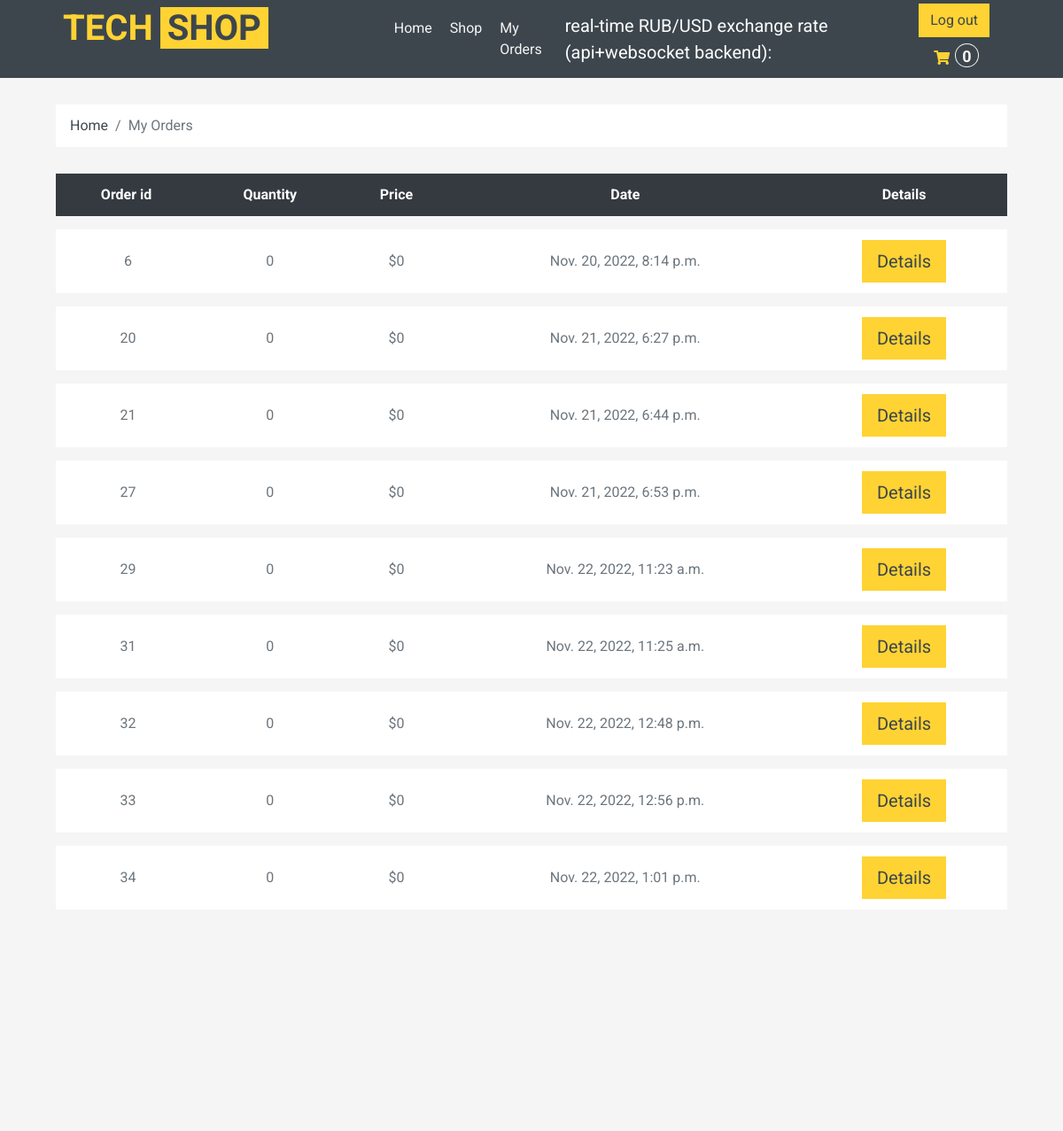
The app's page /my_orders (signed in, upper part), older data.
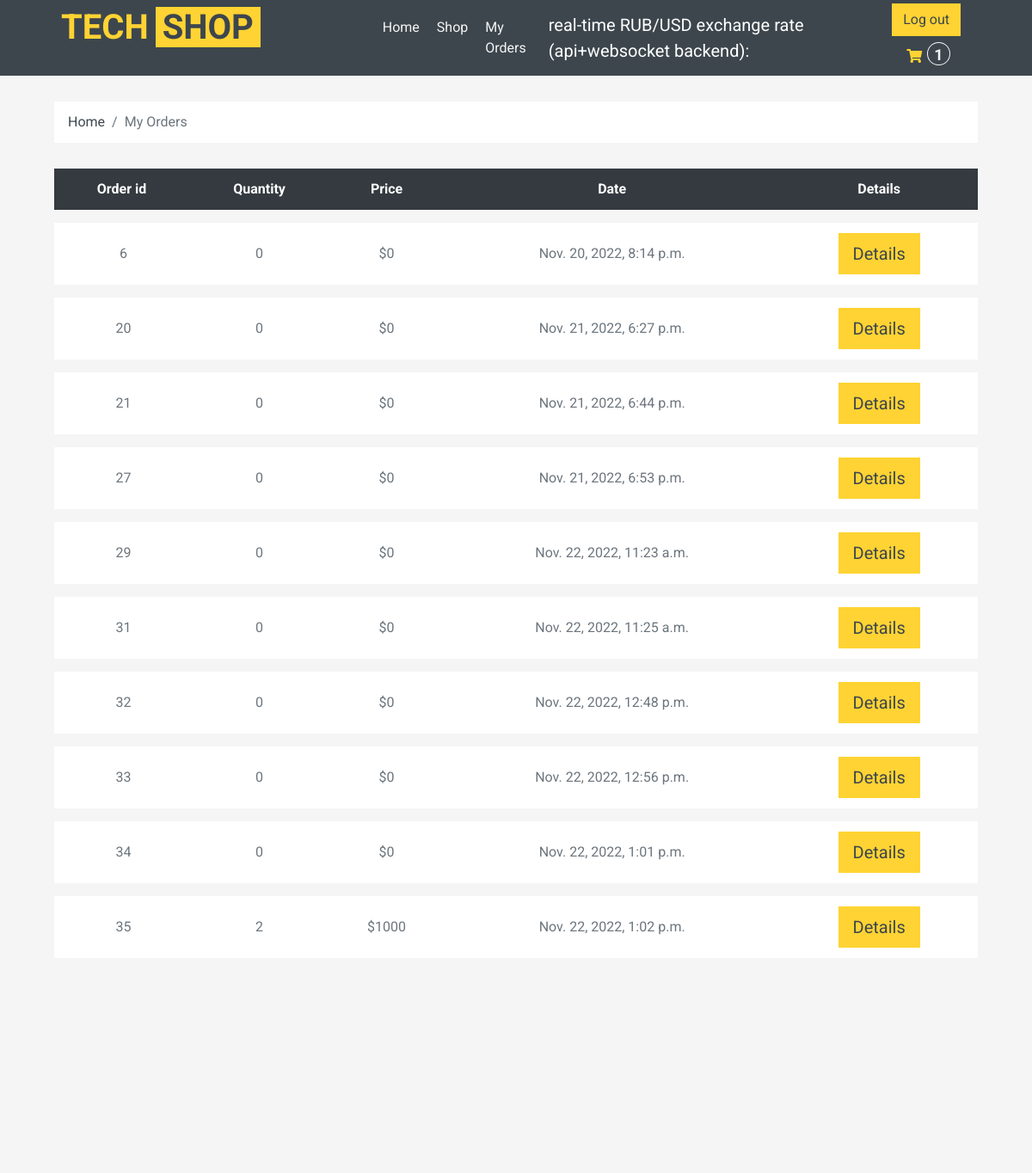
The same page, newer data.
### shop/models.py (models this page shows, shortened)
class Order(models.Model):
    STATUS = (
    ("Pending", "Pending"),
    ("Ready", "Ready"),
    ("Delivered", "Delivered"),
    ("Cart", "Cart"),
    )
    date_created = models.DateTimeField(null = True)
    products = models.ManyToManyField("Product")
    customer = models.ForeignKey(User, blank = True, null = True, on_delete = models.SET_NULL)
    status = models.CharField(choices = STATUS, default = "Pending", max_length = 255)
    date_added = models.DateTimeField(auto_now_add = True, null = True)
    @property
    def order_total_price(self):
        return sum([item.total_item_price for item in self.orderitem_set.all()])
    @property
    def order_total_quantity(self):
        return sum([item.quantity for item in self.orderitem_set.all()])

class OrderItem(models.Model):
    order = models.ForeignKey("Order", on_delete = models.CASCADE)
    product = models.ForeignKey("Product", null = True, blank = True, on_delete = models.CASCADE )
    quantity = models.IntegerField(null = True, blank = True, default = 0)
    date_added = models.DateTimeField(auto_now = True, null = True, blank = True)
    @property
    def total_item_price(self):
        return self.product.price * self.quantity

class Product(models.Model):
    CATEGORY = (
    ("Tech", "Tech"),
    ("New", "New"),
    ("Popular", "Popular"),
    )
    default_description = """
    Eos no lorem eirmod diam diam, eos elitr et gubergren diam sea. Consetetur vero aliquyam invidunt duo dolores et duo sit. Vero diam ea vero et dolore rebum, dolor rebum eirmod consetetur invidunt sed sed et, lorem duo et eos elitr, sadipscing kasd ipsum rebum diam. Dolore diam stet rebum sed tempor kasd eirmod. Takimata kasd ipsum accusam sadipscing, eos dolores sit no ut diam consetetur duo justo est, sit sanctus diam tempor aliquyam eirmod nonumy rebum dolor accusam, ipsum kasd eos consetetur at sit rebum, diam kasd invidunt tempor lorem, ipsum lorem elitr sanctus eirmod takimata dolor ea invidunt.

    Dolore magna est eirmod sanctus dolor, amet diam et eirmod et ipsum. Amet dolore tempor consetetur sed lorem dolor sit lorem tempor. Gubergren amet amet labore sadipscing clita clita diam clita. Sea amet et sed ipsum lorem elitr et, amet et labore voluptua sit rebum. Ea erat sed et diam takimata sed justo. Magna takimata justo et amet magna et.
    """
    name = models.CharField(verbose_name = "название продукта" , max_length = 100)
    price = models.IntegerField(null = True, blank = True)
    description = models.TextField(default = default_description, blank = True)
    rating = models.IntegerField(null = True, blank = True)
    pic = models.ImageField(upload_to = "shop/%Y/%m", null = True, blank = True, default = "default_picture.png")
    added_at = models.DateTimeField(verbose_name = "Data of appearance", auto_now_add = True, null = True)
    category = models.CharField(max_length = 100, choices = CATEGORY)
    slug = models.SlugField(blank = True, null = True, unique = True)

### shop/views.py (the view)
# urls.py: path('my_orders', my_orders, name = "my_orders"),
@login_required(login_url = "/login_view")
def my_orders(request):
    orders_made = Order.objects.exclude(status = "Cart").filter(customer = request.user)
    ctx = {
    "orders_made" : orders_made,
    }
    return render(request,"orders/my_orders.html",ctx)

### shop/context_processors.py (called while the page is built)
def get_cart_total(request):
    crt = get_cart(request)
    return {"crt_total_quantity": crt.order_total_quantity}

### shop/utils.py (called while the page is built)
def get_cart(request):
    user = request.user
    if user.is_authenticated:
        crt, created = Order.objects.get_or_create(customer = user, status = "Cart")
    else:
        crt, created = Order.objects.get_or_create(customer = None, status = "Cart")
    return crt

### templates/orders/my_orders.html (shortened to what this page needs)
{%extends "main.html"%}
{%load static%}
{%block cart%}
    <div class="container-fluid">
        <div class="row px-xl-5">
            <div class="col-12">
                <nav class="breadcrumb bg-light mb-30">
                    <a class="breadcrumb-item text-dark" href="{%url 'index'%}">Home</a>
                    <span class="breadcrumb-item active">My Orders</span>
                </nav>
            </div>
        </div>
    </div>
    <div class="container-fluid">
        <div class="row px-xl-5">
            <div class="col-lg-12 table-responsive mb-5">
                <table class="table table-light table-borderless table-hover text-center mb-0">
                    <thead class="thead-dark">
                        <tr>
                            <th>Order id</th>
                            <th>Quantity</th>
                            <th>Price</th>
                            <th>Date</th>
                            <th>Details</th>
                        </tr>
                    </thead>
                    <tbody class="align-middle">
                        {% for order in orders_made%}
                        <tr data-product_id_item ={{item.product.id}} >
                            <td class="align-middle"><img src="{{item.product.pic.url}}" alt="" style="width: 50px;"> {{order.id}}</td>
                            <td class="align-middle">{{order.order_total_quantity}} </td>
                            <td class="align-middle" >${{order.order_total_price}}</td>
                            <td class="align-middle" >{{order.date_added}}</td>
                            <td class="align-middle" ><a class = "btn btn-primary btn-lg" href="{%url 'order_detail' order.id%}">Details</a></td>
                        </tr>
                        {% endfor %}
                    </tbody>
                </table>
            </div>
        </div>
    </div>
{%endblock%}

Row changes from the older to the newer data that the page shows:
now on this page (row edited): Order: id "35", order_total_quantity "2", order_total_price "1000", date_added "Nov. 22, 2022, 1:02 p.m."
Text that changed along with them:
{{ crt_total_quantity }}: "0" → "1"
